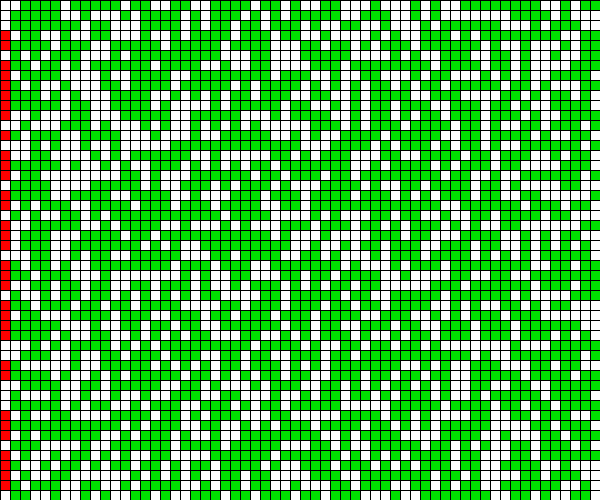
Frame 1 (no input)
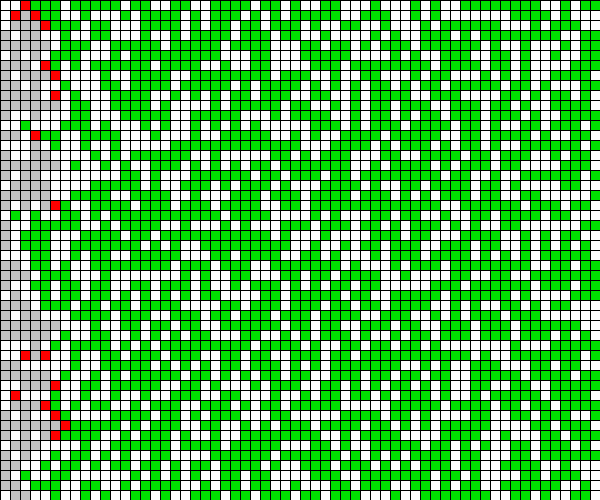
Frame 60 (the mouse pressed at the canvas centre just before this capture)
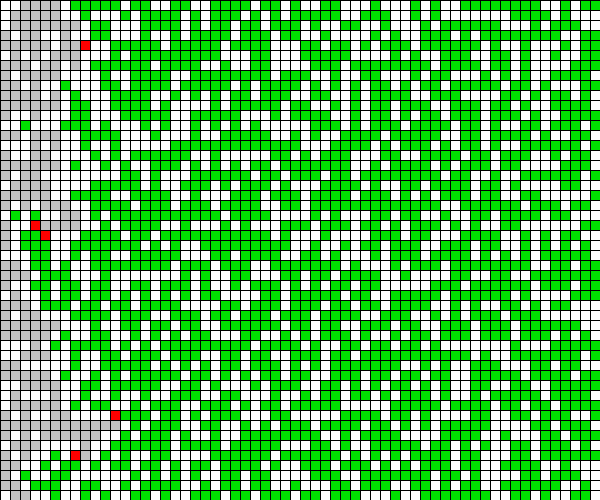
Frame 120 (the mouse held since frame 60 and released just before this capture)

The Processing sketch that drew these frames (run headless with seeded random() and noise(); from frame 60 on, the mouse is pressed at the canvas centre):

// Processing sketch: TreeBurning
// ── TreeBurning.pde

  /**IMPORTANT:
   *Please read through the logic of this sketch before you try to modify anything.
   *Please answer ALL questions in the source code BEFORE writing any code.
   */
  BurnTrees treeSim;
  int ROWS;
  int COLS;
  double DENSITY;
  int SQUARESIZE;

  void setup() {
    size(600, 500);
    ROWS = 50;
    COLS = 60;
    /**question 1 *********************************
     *At this point you have initialized width, height,ROWS,COLS. You can change these values
     *to alter the screen size, but you cannot just change one value!
     *What must be true about the ratio of these values in order for this simulation to display squares?
     *ANSWER HERE: The width/ rows should equal to height/ cols. So basically the ratio between the height and the cols should be the same ratio for width and rows
     */ 

    DENSITY = .61;
    treeSim = new BurnTrees(ROWS, COLS, DENSITY);
    /**question 2 *********************************
     *Given that you can change the size() and the number of ROWS and COLS,
     *How do you calculate the SQUARESIZE (size of each square you draw) using an expression?
     *ANSWER : replace squareSize = 8; with the correct square size.
     * DO NOT just write a number, it must work when you change the size() command or the ROWS and COLS
     the expression would be squareSize = height / col or width / row. 
     */ 
     
    SQUARESIZE = width/COLS; //side length

  }

  /*DO NOT UPDATE THIS METHOD*/
  void draw() {
    background(0);
    //frameCount tells you how many times the draw method was called.
    if (frameCount % 10 == 0) {
      treeSim.tick();
        System.out.println("Testing code:"+ frameCount);
    }
    
    /**question 3 *********************************
     *Here we only call tick() when the frameCount % 10 == 0.
     *Why do we do this?
     *hint:  If you cannot figure this out analytically, experiment to test
     *       the difference by changing the code. A print statement is commented out to facilitate testing.
     
     *ANSWER HERE: replacing the mod ten with a bigger number causes it to go slower. We can change the speed of our animation using this. 
     */

    String[]lines = treeSim.toString().split("\n");

    //Convert the 2D array into a grid of RED/GREEN/WHITE/GREY Squares.
    stringToSquares(lines);

    //Output the resulting time and dimensions of the simulation
    if (treeSim.done()) {
      fill(0);
      textSize(20);
      text("Simulation of "+COLS+"by"+ROWS+" board lasted "+treeSim.getTicks()+" ticks", 20, 20);
    }
  }

  /**
   *Clicking the mouse will reset the simulation by re-constructing the treeSim variable.
   */
  void mouseClicked() {
    /**question 4 *********************************
     *We can easily reset the simulation by clicking the mouse.
     *Please use the same values that it was initialized with in the setup.
     * ANSWER: UPDATE THE NEXT LINE
       */
    treeSim = new BurnTrees(ROWS, COLS, DENSITY);
  }


  /** question 5 *********************************
   *Write the method that will take an array of the different lines of the board string,
   *and draw ROWSxCOLS colored squares on the screen
   *@param lines: an array of the lines of the toString method that has ROWS strings, each having a length of COLS
   *              e.g. [ "@ @@","@@@ "," @ @"] for a ROWS=3, COLS=4 board.
   *ANSWER: Complete this method.
   */
 void stringToSquares(String[]lines) {
  for (int row = 0; row < ROWS; row++){
    for (int col = 0; col < COLS; col++){
      
      char temp = lines[row].charAt(col); 
      if (temp == 'w'){
        fill(255,0,0);
      } else if (temp == ' '){
        fill(255,255,255);
      } else if (temp == '.'){
        fill(192,192,192);
      } else {
        fill(0,225,0);
      }
      rect(col * SQUARESIZE, row * SQUARESIZE, SQUARESIZE, SQUARESIZE);
    }
  }
 }



  /***THIS IS YOUR PRIOR LAB (only a subset of methods)***/

  import java.util.*;
  public class BurnTrees {
    private int[][]map;
    private int ticks;
    private static final int TREE = 2;
    private static final int FIRE = 1;
    private static final int ASH = 3;
    private static final int SPACE = 0;
    private ArrayDeque<Integer>frontier;


    /**Determine if the simulation is still burning
     *@return false if any fires are still burning, true otherwise
     */
    public boolean done() {
      return frontier.size() == 0;
    }


    public void spread(int row, int col) {
      map[row][col]=ASH;

      if (row > 0) {
        if (map[row-1][col]==TREE) {
          map[row-1][col]=FIRE;
          frontier.add(row-1);
          frontier.add(col);
        }
      }
      if (row < map.length-1) {
        if (map[row+1][col]==TREE) {
          map[row+1][col]=FIRE;
          frontier.add(row+1);
          frontier.add(col);
        }
      }
      if (col > 0) {
        if (map[row][col-1]==TREE) {
          map[row][col-1]=FIRE;
          frontier.add(row);
          frontier.add(col-1);
        }
      }
      if (col < map[0].length-1) {
        if (map[row][col+1]==TREE) {
          map[row][col+1]=FIRE;
          frontier.add(row);
          frontier.add(col+1);
        }
      }
    }

    /**This is the core of the simulation. All of the logic for advancing to the next round goes here.
     *All existing fires spread new fires, and turn to ash
     *new fires should remain fire, and not spread.
     */
    public void tick() {
      if (!done()) { //THIS IS THE ONLY MODIFICATION TO THE LAB
        ticks++;
        int fires = frontier.size();
        while (fires > 0) {
          int r = frontier.remove();
          int c = frontier.remove();
          spread(r, c);
          fires-=2;
        }
      }
    }

    /**Initialize the simulation.
     *If you add more instance variables you can add more here,
     *otherwise it is complete
     */
    public BurnTrees(int rows, int cols, double density) {
      frontier = new ArrayDeque<Integer>();
      map = new int[rows][cols];
      for (int r=0; r<map.length; r++ ) {
        for (int c=0; c < map[r].length; c++ ) {
          if (Math.random() < density) {
            map[r][c]=TREE;
          }
        }
      }
      start();//set the left column on fire.
    }

    public void start() {
      for (int i = 0; i < map.length; i++) {
        if (map[i][0]==TREE) {
          map[i][0]=FIRE;
          frontier.add(i);
          frontier.add(0);
        }
      }
    }

    public int getTicks() {
      return ticks;
    }

    public String toString() {
      StringBuilder builder = new StringBuilder();
      for (int i = 0; i < map.length; i++) {
        for (int c = 0; c < map[i].length; c++) {
          if (map[i][c]==SPACE)
            builder.append(" ");
          else if (map[i][c]==TREE)
            builder.append("@");
          else if (map[i][c]==FIRE)
            builder.append("w");
          else if (map[i][c]==ASH)
            builder.append(".");
        }
        builder.append("\n");
      }
      return builder.toString();
    }
    
  }
